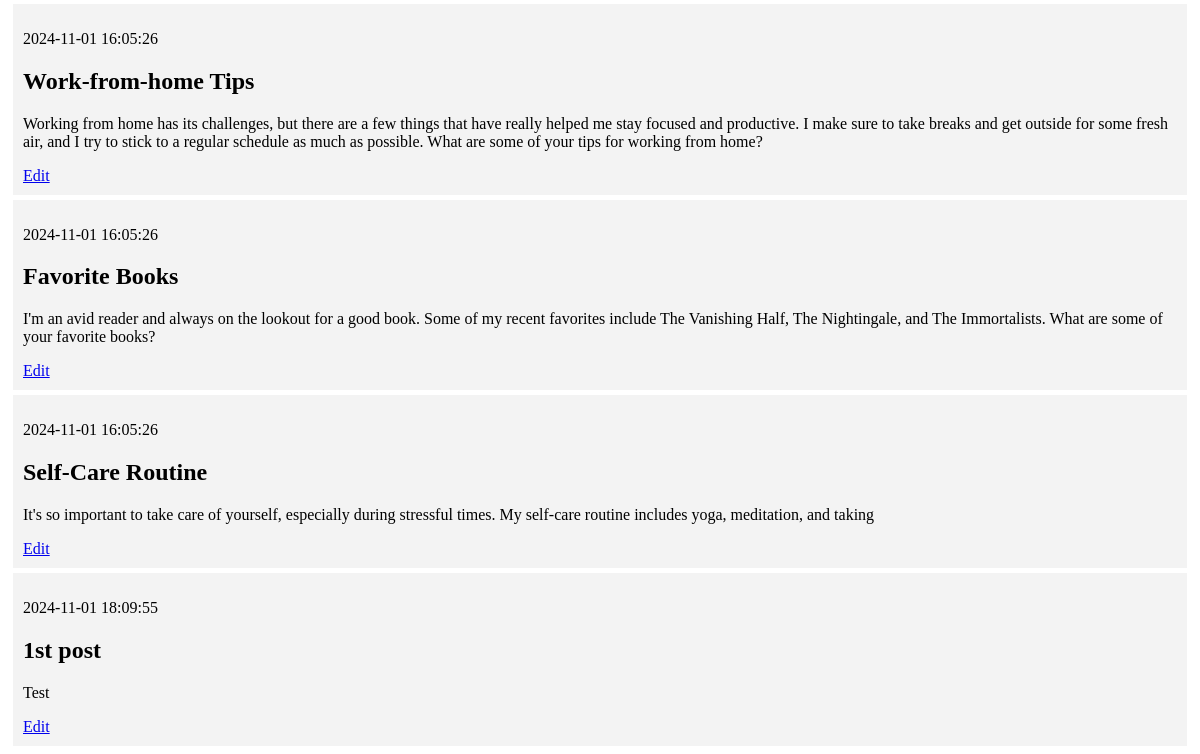
Before: / (lower part) with the older database file.
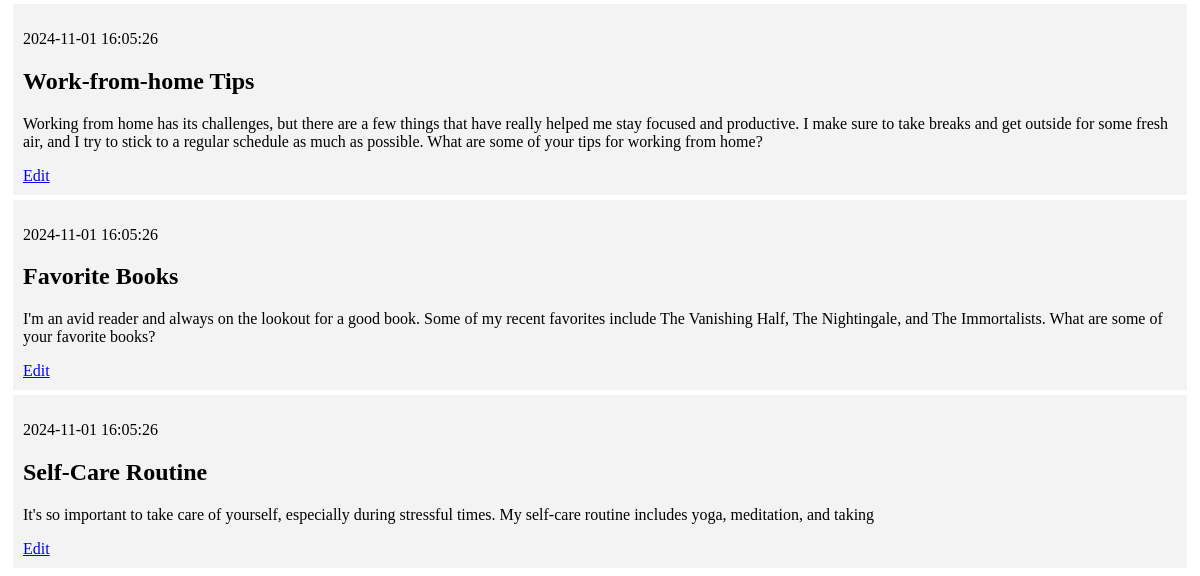
After: the same page with the newer database file.
### tables this page shows
CREATE TABLE posts (
    id INTEGER PRIMARY KEY AUTOINCREMENT,
    created TIMESTAMP NOT NULL DEFAULT CURRENT_TIMESTAMP,
    title TEXT NOT NULL,
    content TEXT NOT NULL
);

### app.py (the view)
@app.route('/')
def index():
    conn = get_db_connection()
    posts = conn.execute('SELECT * FROM posts').fetchall()
    conn.close()
    return render_template('index.html', posts=posts)

### app.py (called while the page is built)
def get_db_connection():
    conn = sqlite3.connect('database.db')
    conn.row_factory = sqlite3.Row
    return conn

### templates/index.html (shortened to what this page needs)
{% extends 'base.html' %}
{% block content %}
    {% for post in posts %}
        <div class='post'>
            <p>{{ post['created'] }}</p>
            <h2>{{ post['title'] }}</h2>
            <p>{{ post['content'] }}</p>
            <a href="{{ url_for('edit', id=post['id']) }}">Edit</a>
        </div>
    {% endfor %}
{% endblock %}

### templates/base.html (shortened to what this page needs)
<!DOCTYPE html>
<html lang="en">
<head>
</head>
<body>
    <div class="content">
        {% block content %} {% endblock %}
    </div>
</body>
</html>

### templates/base.html (style rules this page uses)
.post { padding: 10px; margin: 5px; background-color: #f3f3f3 }

Changed rows visible on the page:
removed posts: created "2024-11-01 18:09:55", title "1st post", content "Test"
